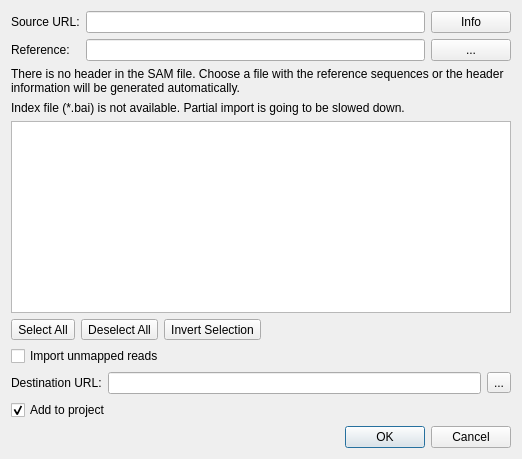
<?xml version="1.0" encoding="UTF-8"?>
<ui version="4.0">
 <class>ConvertToSQLiteDialog</class>
 <widget class="QDialog" name="ConvertToSQLiteDialog">
  <property name="windowTitle">
   <string>Import BAM File</string>
  </property>
  <layout class="QVBoxLayout" name="verticalLayout">
   <property name="sizeConstraint">
    <enum>QLayout::SetFixedSize</enum>
   </property>
   <item>
    <layout class="QGridLayout" name="gridLayout_3">
     <property name="sizeConstraint">
      <enum>QLayout::SetFixedSize</enum>
     </property>
     <item row="1" column="0">
      <widget class="QLabel" name="refUrlLabel">
       <property name="text">
        <string>Reference:</string>
       </property>
      </widget>
     </item>
     <item row="0" column="1">
      <widget class="QLineEdit" name="sourceUrlView">
       <property name="readOnly">
        <bool>true</bool>
       </property>
      </widget>
     </item>
     <item row="1" column="1">
      <widget class="QLineEdit" name="refUrlEdit">
       <property name="readOnly">
        <bool>true</bool>
       </property>
      </widget>
     </item>
     <item row="0" column="0">
      <widget class="QLabel" name="sourceUrlLabel">
       <property name="text">
        <string>Source URL:</string>
       </property>
      </widget>
     </item>
     <item row="0" column="2">
      <widget class="QPushButton" name="bamInfoButton">
       <property name="text">
        <string>Info</string>
       </property>
      </widget>
     </item>
     <item row="1" column="2">
      <widget class="QPushButton" name="refUrlButton">
       <property name="text">
        <string>...</string>
       </property>
      </widget>
     </item>
    </layout>
   </item>
   <item>
    <widget class="QLabel" name="referenceWarningLabel">
     <property name="sizePolicy">
      <sizepolicy hsizetype="Preferred" vsizetype="Maximum">
       <horstretch>0</horstretch>
       <verstretch>0</verstretch>
      </sizepolicy>
     </property>
     <property name="text">
      <string>There is no header in the SAM file. Сhoose a file with the reference sequences or the header information will be generated automatically.</string>
     </property>
     <property name="wordWrap">
      <bool>true</bool>
     </property>
    </widget>
   </item>
   <item>
    <widget class="QLabel" name="indexNotAvailableLabel">
     <property name="text">
      <string>Index file (*.bai) is not available. Partial import is going to be slowed down.</string>
     </property>
    </widget>
   </item>
   <item>
    <widget class="QTableWidget" name="tableWidget">
     <property name="selectionMode">
      <enum>QAbstractItemView::NoSelection</enum>
     </property>
     <property name="selectionBehavior">
      <enum>QAbstractItemView::SelectRows</enum>
     </property>
     <property name="columnCount">
      <number>0</number>
     </property>
    </widget>
   </item>
   <item>
    <widget class="QWidget" name="selectionButtons" native="true">
     <layout class="QHBoxLayout" name="horizontalLayout_3">
      <property name="sizeConstraint">
       <enum>QLayout::SetFixedSize</enum>
      </property>
      <property name="leftMargin">
       <number>0</number>
      </property>
      <property name="topMargin">
       <number>0</number>
      </property>
      <property name="rightMargin">
       <number>0</number>
      </property>
      <property name="bottomMargin">
       <number>0</number>
      </property>
      <item>
       <widget class="QToolButton" name="selectAllToolButton">
        <property name="text">
         <string>Select All</string>
        </property>
       </widget>
      </item>
      <item>
       <widget class="QToolButton" name="selectNoneToolButton">
        <property name="text">
         <string>Deselect All</string>
        </property>
       </widget>
      </item>
      <item>
       <widget class="QToolButton" name="inverseSelectionToolButton">
        <property name="text">
         <string>Invert Selection</string>
        </property>
       </widget>
      </item>
      <item>
       <spacer name="horizontalSpacer_3">
        <property name="orientation">
         <enum>Qt::Horizontal</enum>
        </property>
        <property name="sizeHint" stdset="0">
         <size>
          <width>250</width>
          <height>20</height>
         </size>
        </property>
       </spacer>
      </item>
     </layout>
    </widget>
   </item>
   <item>
    <widget class="QCheckBox" name="importUnmappedBox">
     <property name="text">
      <string>Import unmapped reads</string>
     </property>
    </widget>
   </item>
   <item>
    <layout class="QGridLayout" name="gridLayout">
     <property name="sizeConstraint">
      <enum>QLayout::SetFixedSize</enum>
     </property>
     <item row="1" column="0">
      <widget class="QLabel" name="label_2">
       <property name="text">
        <string>Destination URL:</string>
       </property>
      </widget>
     </item>
     <item row="1" column="1">
      <widget class="QLineEdit" name="destinationUrlEdit"/>
     </item>
     <item row="1" column="2">
      <widget class="QToolButton" name="destinationUrlButton">
       <property name="text">
        <string>...</string>
       </property>
      </widget>
     </item>
    </layout>
   </item>
   <item>
    <layout class="QHBoxLayout" name="horizontalLayout">
     <property name="sizeConstraint">
      <enum>QLayout::SetFixedSize</enum>
     </property>
     <item>
      <widget class="QCheckBox" name="addToProjectBox">
       <property name="text">
        <string>Add to project</string>
       </property>
       <property name="checked">
        <bool>true</bool>
       </property>
      </widget>
     </item>
    </layout>
   </item>
   <item>
    <widget class="QDialogButtonBox" name="buttonBox">
     <property name="standardButtons">
      <set>QDialogButtonBox::Cancel|QDialogButtonBox::Ok</set>
     </property>
    </widget>
   </item>
  </layout>
 </widget>
 <resources/>
 <connections>
  <connection>
   <sender>buttonBox</sender>
   <signal>accepted()</signal>
   <receiver>ConvertToSQLiteDialog</receiver>
   <slot>accept()</slot>
   <hints>
    <hint type="sourcelabel">
     <x>250</x>
     <y>308</y>
    </hint>
    <hint type="destinationlabel">
     <x>250</x>
     <y>164</y>
    </hint>
   </hints>
  </connection>
  <connection>
   <sender>buttonBox</sender>
   <signal>rejected()</signal>
   <receiver>ConvertToSQLiteDialog</receiver>
   <slot>reject()</slot>
   <hints>
    <hint type="sourcelabel">
     <x>250</x>
     <y>308</y>
    </hint>
    <hint type="destinationlabel">
     <x>250</x>
     <y>164</y>
    </hint>
   </hints>
  </connection>
 </connections>
</ui>
